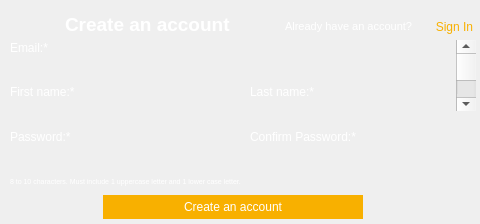
<?xml version="1.0" encoding="UTF-8"?>
<ui version="4.0">
 <class>Dialog</class>
 <widget class="QDialog" name="Dialog">
  <property name="geometry">
   <rect>
    <x>0</x>
    <y>0</y>
    <width>480</width>
    <height>224</height>
   </rect>
  </property>
  <property name="windowTitle">
   <string>Dialog</string>
  </property>
  <widget class="QWidget" name="widget" native="true">
   <property name="geometry">
    <rect>
     <x>0</x>
     <y>0</y>
     <width>480</width>
     <height>224</height>
    </rect>
   </property>
   <property name="styleSheet">
    <string notr="true">.QWidget{background-image: url(:/public/png/public/rectangle.png);border:0px;}</string>
   </property>
   <widget class="QPushButton" name="back">
    <property name="geometry">
     <rect>
      <x>10</x>
      <y>14</y>
      <width>49</width>
      <height>24</height>
     </rect>
    </property>
    <property name="styleSheet">
     <string notr="true">.QPushButton{background-image: url(:/public/png/public/back.png); border:0;}</string>
    </property>
    <property name="text">
     <string/>
    </property>
   </widget>
   <widget class="QLabel" name="title">
    <property name="geometry">
     <rect>
      <x>65</x>
      <y>7</y>
      <width>210</width>
      <height>34</height>
     </rect>
    </property>
    <property name="font">
     <font>
      <family>Arial</family>
      <pointsize>14</pointsize>
      <weight>75</weight>
      <bold>true</bold>
     </font>
    </property>
    <property name="styleSheet">
     <string notr="true">.QLabel{background-color: transparent; border:0; color :white}</string>
    </property>
    <property name="text">
     <string>Create an account</string>
    </property>
   </widget>
   <widget class="QPushButton" name="create_account">
    <property name="geometry">
     <rect>
      <x>103</x>
      <y>195</y>
      <width>260</width>
      <height>24</height>
     </rect>
    </property>
    <property name="styleSheet">
     <string notr="true">QPushButton{background-color: rgb(248,176,0); border:0; color :white}</string>
    </property>
    <property name="text">
     <string>Create an account</string>
    </property>
   </widget>
   <widget class="QLineEdit" name="email">
    <property name="geometry">
     <rect>
      <x>10</x>
      <y>60</y>
      <width>220</width>
      <height>24</height>
     </rect>
    </property>
    <property name="styleSheet">
     <string notr="true">QLineEdit{background-image: url(:/public/png/public/rectangle-copy.png);background-color: transparent; border:0; color :white}</string>
    </property>
    <property name="inputMask">
     <string/>
    </property>
    <property name="text">
     <string notr="true"/>
    </property>
    <property name="placeholderText">
     <string/>
    </property>
   </widget>
   <widget class="QLabel" name="email_hint">
    <property name="geometry">
     <rect>
      <x>10</x>
      <y>40</y>
      <width>180</width>
      <height>16</height>
     </rect>
    </property>
    <property name="styleSheet">
     <string notr="true">.QLabel{background-color: transparent; border:0; color :white}</string>
    </property>
    <property name="text">
     <string>Email:*</string>
    </property>
   </widget>
   <widget class="QLineEdit" name="password">
    <property name="geometry">
     <rect>
      <x>10</x>
      <y>149</y>
      <width>220</width>
      <height>24</height>
     </rect>
    </property>
    <property name="styleSheet">
     <string notr="true">QLineEdit{background-image: url(:/public/png/public/rectangle-copy.png);background-color: transparent; border:0; color :white}
</string>
    </property>
    <property name="inputMask">
     <string/>
    </property>
    <property name="text">
     <string notr="true"/>
    </property>
    <property name="placeholderText">
     <string/>
    </property>
   </widget>
   <widget class="QLabel" name="password_hint">
    <property name="geometry">
     <rect>
      <x>10</x>
      <y>129</y>
      <width>180</width>
      <height>16</height>
     </rect>
    </property>
    <property name="styleSheet">
     <string notr="true">.QLabel{background-color: transparent; border:0; color :white}</string>
    </property>
    <property name="text">
     <string>Password:*</string>
    </property>
   </widget>
   <widget class="QLineEdit" name="confirm_psw">
    <property name="geometry">
     <rect>
      <x>250</x>
      <y>149</y>
      <width>220</width>
      <height>24</height>
     </rect>
    </property>
    <property name="styleSheet">
     <string notr="true">QLineEdit{background-image: url(:/public/png/public/rectangle-copy.png);background-color: transparent; border:0; color :white}
</string>
    </property>
    <property name="inputMask">
     <string/>
    </property>
    <property name="text">
     <string notr="true"/>
    </property>
    <property name="placeholderText">
     <string/>
    </property>
   </widget>
   <widget class="QLabel" name="confirm_psw_hint">
    <property name="geometry">
     <rect>
      <x>250</x>
      <y>129</y>
      <width>180</width>
      <height>16</height>
     </rect>
    </property>
    <property name="styleSheet">
     <string notr="true">.QLabel{background-color: transparent; border:0; color :white}</string>
    </property>
    <property name="text">
     <string>Confirm Password:*</string>
    </property>
   </widget>
   <widget class="QLabel" name="psw_guide">
    <property name="geometry">
     <rect>
      <x>10</x>
      <y>173</y>
      <width>251</width>
      <height>16</height>
     </rect>
    </property>
    <property name="font">
     <font>
      <pointsize>5</pointsize>
     </font>
    </property>
    <property name="styleSheet">
     <string notr="true">.QLabel{background-color: transparent; border:0; color :white}</string>
    </property>
    <property name="text">
     <string>8 to 10 characters. Must include 1 uppercase letter and 1 lower case letter.</string>
    </property>
   </widget>
   <widget class="QLabel" name="last_name_hint">
    <property name="geometry">
     <rect>
      <x>250</x>
      <y>84</y>
      <width>180</width>
      <height>16</height>
     </rect>
    </property>
    <property name="styleSheet">
     <string notr="true">.QLabel{background-color: transparent; border:0; color :white}</string>
    </property>
    <property name="text">
     <string>Last name:*</string>
    </property>
   </widget>
   <widget class="QLabel" name="first_name_hint">
    <property name="geometry">
     <rect>
      <x>10</x>
      <y>84</y>
      <width>180</width>
      <height>16</height>
     </rect>
    </property>
    <property name="styleSheet">
     <string notr="true">.QLabel{background-color: transparent; border:0; color :white}</string>
    </property>
    <property name="text">
     <string>First name:*</string>
    </property>
   </widget>
   <widget class="QLineEdit" name="last_name">
    <property name="geometry">
     <rect>
      <x>250</x>
      <y>104</y>
      <width>220</width>
      <height>24</height>
     </rect>
    </property>
    <property name="styleSheet">
     <string notr="true">QLineEdit{background-image: url(:/public/png/public/rectangle-copy.png);background-color: transparent; border:0; color :white}
</string>
    </property>
    <property name="inputMask">
     <string/>
    </property>
    <property name="text">
     <string notr="true"/>
    </property>
    <property name="placeholderText">
     <string/>
    </property>
   </widget>
   <widget class="QLineEdit" name="first_name">
    <property name="geometry">
     <rect>
      <x>10</x>
      <y>104</y>
      <width>220</width>
      <height>24</height>
     </rect>
    </property>
    <property name="styleSheet">
     <string notr="true">QLineEdit{background-image: url(:/public/png/public/rectangle-copy.png);background-color: transparent; border:0; color :white}
</string>
    </property>
    <property name="inputMask">
     <string/>
    </property>
    <property name="text">
     <string notr="true"/>
    </property>
    <property name="placeholderText">
     <string/>
    </property>
   </widget>
   <widget class="QLabel" name="sign_in_guide">
    <property name="geometry">
     <rect>
      <x>285</x>
      <y>17</y>
      <width>147</width>
      <height>18</height>
     </rect>
    </property>
    <property name="font">
     <font>
      <pointsize>8</pointsize>
     </font>
    </property>
    <property name="styleSheet">
     <string notr="true">.QLabel{background-color: transparent; border:0; color :white}</string>
    </property>
    <property name="text">
     <string>Already have an account?</string>
    </property>
   </widget>
   <widget class="QPushButton" name="sign_in_bt">
    <property name="geometry">
     <rect>
      <x>430</x>
      <y>17</y>
      <width>49</width>
      <height>20</height>
     </rect>
    </property>
    <property name="styleSheet">
     <string notr="true">QPushButton{background-color: transparent; border:0; color : rgb(248,176,0)}</string>
    </property>
    <property name="text">
     <string>Sign In</string>
    </property>
   </widget>
   <widget class="QScrollBar" name="scroll">
    <property name="geometry">
     <rect>
      <x>456</x>
      <y>40</y>
      <width>20</width>
      <height>71</height>
     </rect>
    </property>
    <property name="orientation">
     <enum>Qt::Vertical</enum>
    </property>
   </widget>
  </widget>
 </widget>
 <resources>
  <include location="../../title.qrc"/>
 </resources>
 <connections/>
</ui>
